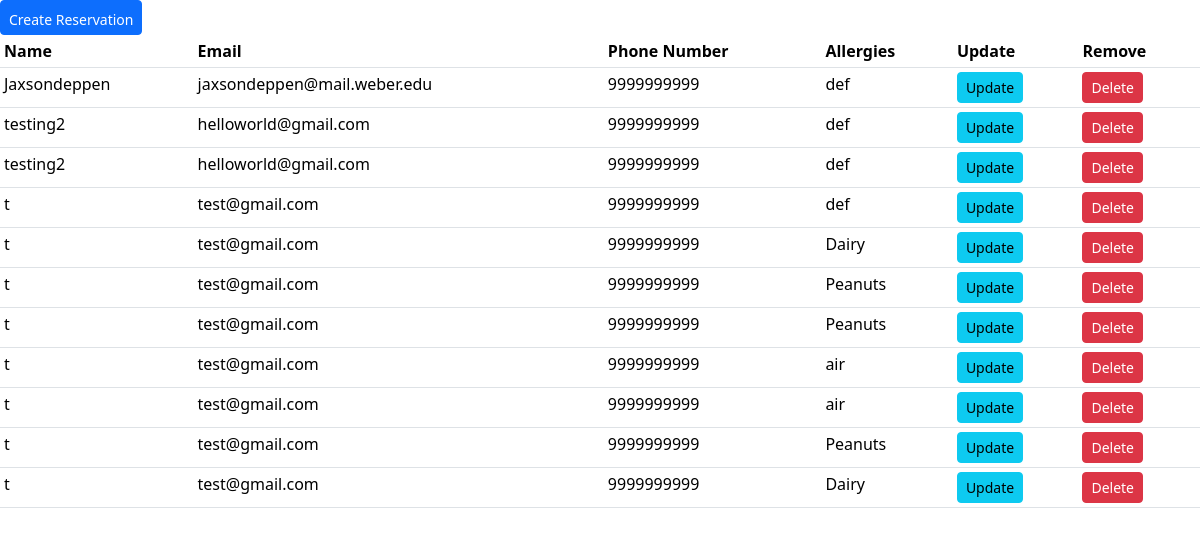
Before: / with the older database file.
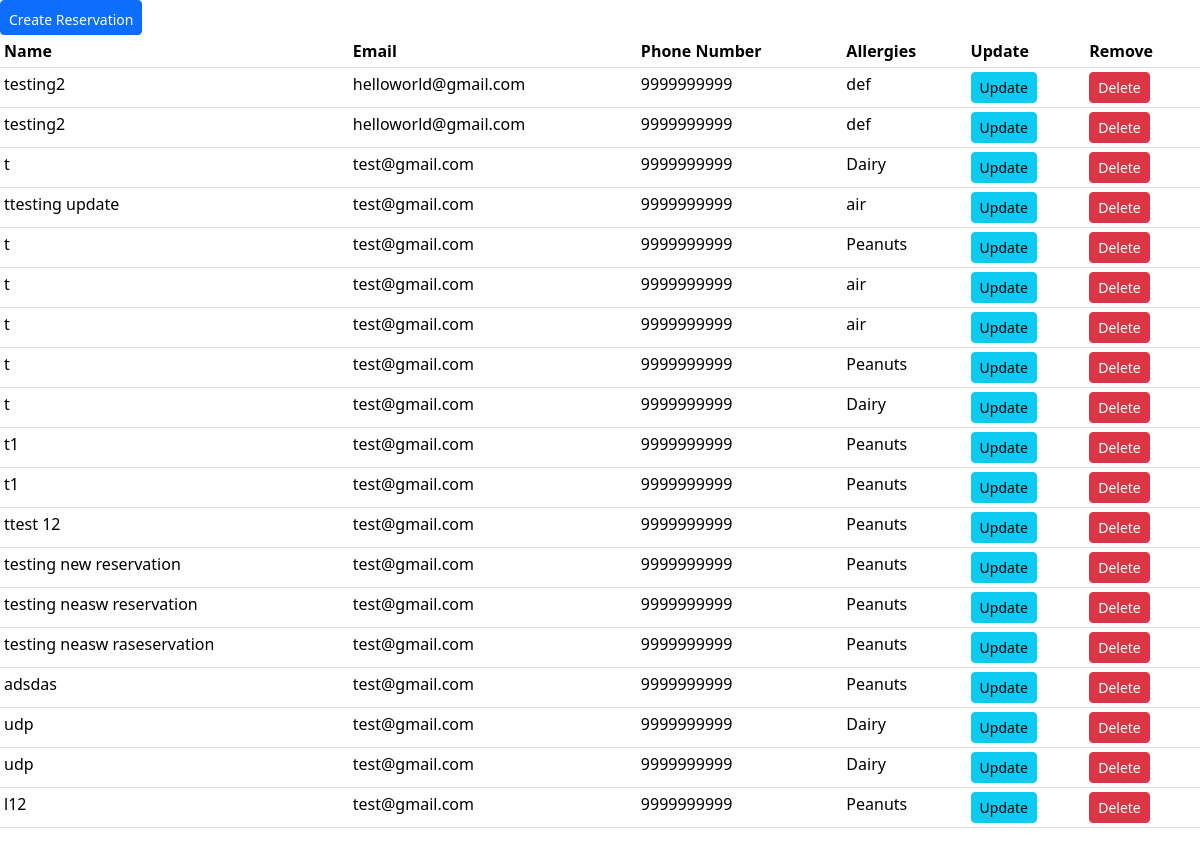
After: the same page with the newer database file.
### reviews/models.py (models this page shows, shortened)
class Review(models.Model):
    user_name = models.CharField(max_length=100)
    email = models.EmailField(default="test@gmail.com")
    number = models.IntegerField(default=9999999999)
    allergies = models.CharField(choices=allergies,max_length=50)

### reviews/views.py (the view)
# urls.py: path("", views.events, name="events"),
def events(request):
    events = Review.objects.all()
    context = {'events': events}
    return render(request, 'reviews/events.html',context)

### reviews/templates/reviews/events.html (shortened to what this page needs)
{% load static %}
<!DOCTYPE html>
<html lang="en">
  <head>
    <link href="https://cdn.jsdelivr.net/npm/bootstrap@5.3.3/dist/css/bootstrap.min.css" rel="stylesheet">
  </head>
  <body>
    <a class="btn btn-primary btn-sm btn-block pl-5 pt-2" href="{% url 'crud:review' %}">Create Reservation</a>
    <table class="table table-sm pl-5 pr-5">
        <tr>
            <th>Name</th>
            <th>Email</th>
            <th>Phone Number</th>
            <th>Allergies</th>
            <th>Update</th>
            <th>Remove</th>
        </tr>
    {% for p in events %}
    <tr>
        <td>{{p.user_name}}</td>
        <td>{{p.email}}</td>
        <td>{{p.number}}</td>
        <td>{{p.allergies}}</td>
        <td><a class="btn btn-sm btn-info"href="{% url 'crud:update_review' p.id %}">Update</a></td>
        <td><a class="btn btn-sm btn-danger" href="{% url 'crud:delete_review' p.id %}">Delete</a></td>
    </tr>
    {% endfor %}
    </table>
  </body>
</html>

Changed rows visible on the page:
removed Review: user_name "Jaxsondeppen", email "jaxsondeppen@mail.weber.edu", number "9999999999", allergies "def"
removed Review: user_name "t", email "test@gmail.com", number "9999999999", allergies "def"
changed Review: user_name "t" → "ttesting update"; allergies "Peanuts" → "air"
added Review: user_name "t1", email "test@gmail.com", number "9999999999", allergies "Peanuts"
added Review: user_name "t1", email "test@gmail.com", number "9999999999", allergies "Peanuts"
added Review: user_name "ttest 12", email "test@gmail.com", number "9999999999", allergies "Peanuts"
added Review: user_name "testing new reservation", email "test@gmail.com", number "9999999999", allergies "Peanuts"
added Review: user_name "testing neasw reservation", email "test@gmail.com", number "9999999999", allergies "Peanuts"
added Review: user_name "testing neasw raseservation", email "test@gmail.com", number "9999999999", allergies "Peanuts"
added Review: user_name "adsdas", email "test@gmail.com", number "9999999999", allergies "Peanuts"
added Review: user_name "udp", email "test@gmail.com", number "9999999999", allergies "Dairy"
added Review: user_name "udp", email "test@gmail.com", number "9999999999", allergies "Dairy"
added Review: user_name "l12", email "test@gmail.com", number "9999999999", allergies "Peanuts"
